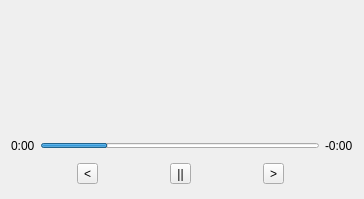
<?xml version="1.0" encoding="UTF-8"?>
<ui version="4.0">
 <class>DDEMpris2Widget</class>
 <widget class="QWidget" name="DDEMpris2Widget">
  <property name="geometry">
   <rect>
    <x>0</x>
    <y>0</y>
    <width>353</width>
    <height>199</height>
   </rect>
  </property>
  <property name="sizePolicy">
   <sizepolicy hsizetype="Preferred" vsizetype="Preferred">
    <horstretch>0</horstretch>
    <verstretch>0</verstretch>
   </sizepolicy>
  </property>
  <property name="maximumSize">
   <size>
    <width>16777215</width>
    <height>500</height>
   </size>
  </property>
  <property name="windowTitle">
   <string>Form</string>
  </property>
  <layout class="QVBoxLayout" name="verticalLayout">
   <item>
    <widget class="QWidget" name="widget" native="true">
     <property name="sizePolicy">
      <sizepolicy hsizetype="Preferred" vsizetype="Fixed">
       <horstretch>0</horstretch>
       <verstretch>0</verstretch>
      </sizepolicy>
     </property>
     <layout class="QHBoxLayout" name="horizontalLayout">
      <item>
       <widget class="QLabel" name="artLabel">
        <property name="minimumSize">
         <size>
          <width>100</width>
          <height>100</height>
         </size>
        </property>
        <property name="maximumSize">
         <size>
          <width>100</width>
          <height>100</height>
         </size>
        </property>
        <property name="text">
         <string/>
        </property>
       </widget>
      </item>
      <item>
       <widget class="QWidget" name="widget_3" native="true">
        <layout class="QVBoxLayout" name="verticalLayout_2">
         <item>
          <widget class="ScrollLabel" name="titleLabel">
           <property name="minimumSize">
            <size>
             <width>200</width>
             <height>0</height>
            </size>
           </property>
           <property name="text">
            <string/>
           </property>
           <property name="alignment">
            <set>Qt::AlignCenter</set>
           </property>
          </widget>
         </item>
         <item>
          <widget class="ScrollLabel" name="albumLabel">
           <property name="text">
            <string/>
           </property>
           <property name="alignment">
            <set>Qt::AlignCenter</set>
           </property>
          </widget>
         </item>
         <item>
          <widget class="ScrollLabel" name="artistLabel">
           <property name="text">
            <string/>
           </property>
           <property name="alignment">
            <set>Qt::AlignCenter</set>
           </property>
          </widget>
         </item>
        </layout>
       </widget>
      </item>
     </layout>
    </widget>
   </item>
   <item>
    <widget class="QWidget" name="widget_2" native="true">
     <layout class="QVBoxLayout" name="verticalLayout_3">
      <property name="leftMargin">
       <number>0</number>
      </property>
      <property name="topMargin">
       <number>0</number>
      </property>
      <property name="rightMargin">
       <number>0</number>
      </property>
      <property name="bottomMargin">
       <number>0</number>
      </property>
      <item>
       <widget class="QWidget" name="widget_4" native="true">
        <property name="sizePolicy">
         <sizepolicy hsizetype="Preferred" vsizetype="Fixed">
          <horstretch>0</horstretch>
          <verstretch>0</verstretch>
         </sizepolicy>
        </property>
        <layout class="QHBoxLayout" name="horizontalLayout_2">
         <property name="leftMargin">
          <number>0</number>
         </property>
         <property name="topMargin">
          <number>0</number>
         </property>
         <property name="rightMargin">
          <number>0</number>
         </property>
         <property name="bottomMargin">
          <number>0</number>
         </property>
         <item>
          <widget class="QLabel" name="posLabel">
           <property name="text">
            <string>0:00</string>
           </property>
          </widget>
         </item>
         <item>
          <widget class="QProgressBar" name="progressBar">
           <property name="maximumSize">
            <size>
             <width>16777215</width>
             <height>5</height>
            </size>
           </property>
           <property name="value">
            <number>24</number>
           </property>
           <property name="textVisible">
            <bool>false</bool>
           </property>
          </widget>
         </item>
         <item>
          <widget class="QLabel" name="leftLabel">
           <property name="text">
            <string>-0:00</string>
           </property>
          </widget>
         </item>
        </layout>
       </widget>
      </item>
      <item>
       <widget class="QWidget" name="widget_5" native="true">
        <property name="sizePolicy">
         <sizepolicy hsizetype="Preferred" vsizetype="Fixed">
          <horstretch>0</horstretch>
          <verstretch>0</verstretch>
         </sizepolicy>
        </property>
        <layout class="QHBoxLayout" name="horizontalLayout_3">
         <property name="leftMargin">
          <number>0</number>
         </property>
         <property name="topMargin">
          <number>0</number>
         </property>
         <property name="rightMargin">
          <number>0</number>
         </property>
         <property name="bottomMargin">
          <number>0</number>
         </property>
         <item>
          <widget class="QToolButton" name="toolButton">
           <property name="text">
            <string>&lt;</string>
           </property>
          </widget>
         </item>
         <item>
          <widget class="QToolButton" name="toolButton_2">
           <property name="text">
            <string>||</string>
           </property>
          </widget>
         </item>
         <item>
          <widget class="QToolButton" name="toolButton_3">
           <property name="text">
            <string>&gt;</string>
           </property>
          </widget>
         </item>
        </layout>
       </widget>
      </item>
     </layout>
    </widget>
   </item>
  </layout>
 </widget>
 <customwidgets>
  <customwidget>
   <class>ScrollLabel</class>
   <extends>QLabel</extends>
   <header>ScrollLabel.h</header>
  </customwidget>
 </customwidgets>
 <resources/>
 <connections/>
</ui>
